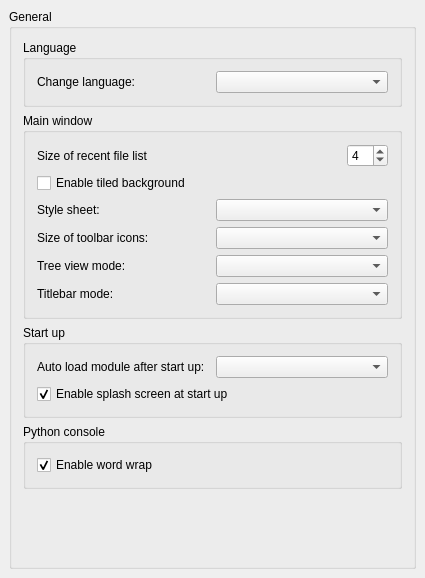
<?xml version="1.0" encoding="UTF-8"?>
<ui version="4.0">
 <class>Gui::Dialog::DlgGeneral</class>
 <widget class="QWidget" name="Gui::Dialog::DlgGeneral">
  <property name="geometry">
   <rect>
    <x>0</x>
    <y>0</y>
    <width>425</width>
    <height>578</height>
   </rect>
  </property>
  <property name="windowTitle">
   <string>General</string>
  </property>
  <layout class="QGridLayout">
   <property name="leftMargin">
    <number>9</number>
   </property>
   <property name="topMargin">
    <number>9</number>
   </property>
   <property name="rightMargin">
    <number>9</number>
   </property>
   <property name="bottomMargin">
    <number>9</number>
   </property>
   <property name="spacing">
    <number>6</number>
   </property>
   <item row="0" column="0">
    <widget class="QGroupBox" name="GroupBox5">
     <property name="title">
      <string>General</string>
     </property>
     <layout class="QVBoxLayout" name="verticalLayout">
      <item>
       <widget class="QGroupBox" name="GroupBox7">
        <property name="title">
         <string>Language</string>
        </property>
        <layout class="QGridLayout">
         <property name="leftMargin">
          <number>11</number>
         </property>
         <property name="topMargin">
          <number>11</number>
         </property>
         <property name="rightMargin">
          <number>11</number>
         </property>
         <property name="bottomMargin">
          <number>11</number>
         </property>
         <property name="spacing">
          <number>6</number>
         </property>
         <item row="0" column="0">
          <layout class="QHBoxLayout">
           <property name="spacing">
            <number>6</number>
           </property>
           <property name="leftMargin">
            <number>0</number>
           </property>
           <property name="topMargin">
            <number>0</number>
           </property>
           <property name="rightMargin">
            <number>0</number>
           </property>
           <property name="bottomMargin">
            <number>0</number>
           </property>
           <item>
            <widget class="QLabel" name="TextLabel1_4">
             <property name="text">
              <string>Change language:</string>
             </property>
            </widget>
           </item>
           <item>
            <widget class="QComboBox" name="Languages">
             <property name="toolTip">
              <string>Language of the application's user interface</string>
             </property>
            </widget>
           </item>
          </layout>
         </item>
        </layout>
       </widget>
      </item>
      <item>
       <widget class="QGroupBox" name="GroupBox3">
        <property name="title">
         <string>Main window</string>
        </property>
        <layout class="QGridLayout" name="gridLayout">
         <item row="0" column="0">
          <layout class="QHBoxLayout">
           <property name="spacing">
            <number>6</number>
           </property>
           <property name="leftMargin">
            <number>0</number>
           </property>
           <property name="topMargin">
            <number>0</number>
           </property>
           <property name="rightMargin">
            <number>0</number>
           </property>
           <property name="bottomMargin">
            <number>0</number>
           </property>
           <item>
            <widget class="QLabel" name="recentFileListLabel">
             <property name="text">
              <string>Size of recent file list</string>
             </property>
            </widget>
           </item>
           <item>
            <spacer>
             <property name="orientation">
              <enum>Qt::Horizontal</enum>
             </property>
             <property name="sizeType">
              <enum>QSizePolicy::Expanding</enum>
             </property>
             <property name="sizeHint" stdset="0">
              <size>
               <width>20</width>
               <height>20</height>
              </size>
             </property>
            </spacer>
           </item>
           <item>
            <widget class="Gui::PrefSpinBox" name="RecentFiles">
             <property name="toolTip">
              <string>How many files should be listed in recent files list</string>
             </property>
             <property name="value">
              <number>4</number>
             </property>
             <property name="prefEntry" stdset="0">
              <cstring>RecentFiles</cstring>
             </property>
             <property name="prefPath" stdset="0">
              <cstring>RecentFiles</cstring>
             </property>
            </widget>
           </item>
          </layout>
         </item>
         <item row="1" column="0">
          <layout class="QHBoxLayout">
           <property name="spacing">
            <number>6</number>
           </property>
           <property name="leftMargin">
            <number>0</number>
           </property>
           <property name="topMargin">
            <number>0</number>
           </property>
           <property name="rightMargin">
            <number>0</number>
           </property>
           <property name="bottomMargin">
            <number>0</number>
           </property>
           <item>
            <widget class="QCheckBox" name="tiledBackground">
             <property name="toolTip">
              <string>Background of the main window will consist of tiles of a special image.
See the FreeCAD Wiki for details about the image.</string>
             </property>
             <property name="text">
              <string>Enable tiled background</string>
             </property>
            </widget>
           </item>
          </layout>
         </item>
         <item row="2" column="0">
          <layout class="QHBoxLayout">
           <property name="spacing">
            <number>6</number>
           </property>
           <property name="leftMargin">
            <number>0</number>
           </property>
           <property name="topMargin">
            <number>0</number>
           </property>
           <property name="rightMargin">
            <number>0</number>
           </property>
           <property name="bottomMargin">
            <number>0</number>
           </property>
           <item>
            <widget class="QLabel" name="styleSheetLabel">
             <property name="text">
              <string>Style sheet:</string>
             </property>
            </widget>
           </item>
           <item>
            <widget class="QComboBox" name="StyleSheets">
             <property name="toolTip">
              <string>Style sheet how user interface will look like</string>
             </property>
            </widget>
           </item>
          </layout>
         </item>
         <item row="3" column="0">
          <layout class="QHBoxLayout">
           <property name="spacing">
            <number>6</number>
           </property>
           <property name="leftMargin">
            <number>0</number>
           </property>
           <property name="topMargin">
            <number>0</number>
           </property>
           <property name="rightMargin">
            <number>0</number>
           </property>
           <property name="bottomMargin">
            <number>0</number>
           </property>
           <item>
            <widget class="QLabel" name="iconSizeLabel">
             <property name="text">
              <string>Size of toolbar icons:</string>
             </property>
            </widget>
           </item>
           <item>
            <widget class="QComboBox" name="toolbarIconSize">
             <property name="toolTip">
              <string>Choose your preference for toolbar icon size. You can adjust
this according to your screen size or personal taste</string>
             </property>
            </widget>
           </item>
          </layout>
         </item>
         <item row="4" column="0">
          <layout class="QHBoxLayout">
           <property name="spacing">
            <number>6</number>
           </property>
           <property name="leftMargin">
            <number>0</number>
           </property>
           <property name="topMargin">
            <number>0</number>
           </property>
           <property name="rightMargin">
            <number>0</number>
           </property>
           <property name="bottomMargin">
            <number>0</number>
           </property>
           <item>
            <widget class="QLabel" name="treeModeLabel">
             <property name="text">
              <string>Tree view mode:</string>
             </property>
            </widget>
           </item>
           <item>
            <widget class="QComboBox" name="treeMode">
             <property name="toolTip">
              <string>Customize how tree view is shown in the panel (restart required).

'ComboView': combine tree view and property view into one panel.
'TreeView and PropertyView': split tree view and property view into separate panel.
'Both': keep all three panels, and you can have two sets of tree view and property view.</string>
             </property>
            </widget>
           </item>
          </layout>
         </item>
         <item row="5" column="0">
          <layout class="QHBoxLayout" name="titlebarBox">
           <property name="spacing">
            <number>6</number>
           </property>
           <property name="leftMargin">
            <number>0</number>
           </property>
           <property name="topMargin">
            <number>0</number>
           </property>
           <property name="rightMargin">
            <number>0</number>
           </property>
           <property name="bottomMargin">
            <number>0</number>
           </property>
           <item>
            <widget class="QLabel" name="titlebarModeLabel">
             <property name="text">
              <string>Titlebar mode:</string>
             </property>
            </widget>
           </item>
           <item>
            <widget class="QComboBox" name="titlebarMode">
             <property name="toolTip">
              <string>Select titlebar mode between native and custom</string>
             </property>
            </widget>
           </item>
          </layout>
         </item>
        </layout>
       </widget>
      </item>
      <item>
       <widget class="QGroupBox" name="GroupBox10">
        <property name="title">
         <string>Start up</string>
        </property>
        <layout class="QGridLayout">
         <property name="leftMargin">
          <number>11</number>
         </property>
         <property name="topMargin">
          <number>11</number>
         </property>
         <property name="rightMargin">
          <number>11</number>
         </property>
         <property name="bottomMargin">
          <number>11</number>
         </property>
         <property name="spacing">
          <number>6</number>
         </property>
         <item row="2" column="0">
          <widget class="Gui::PrefCheckBox" name="SplashScreen">
           <property name="toolTip">
            <string>A Splash screen is a small loading window that is shown
when FreeCAD is launching. If this option is checked, FreeCAD will
display the splash screen</string>
           </property>
           <property name="text">
            <string>Enable splash screen at start up</string>
           </property>
           <property name="checked">
            <bool>true</bool>
           </property>
           <property name="prefEntry" stdset="0">
            <cstring>ShowSplasher</cstring>
           </property>
           <property name="prefPath" stdset="0">
            <cstring>General</cstring>
           </property>
          </widget>
         </item>
         <item row="0" column="0">
          <layout class="QGridLayout">
           <property name="leftMargin">
            <number>0</number>
           </property>
           <property name="topMargin">
            <number>0</number>
           </property>
           <property name="rightMargin">
            <number>0</number>
           </property>
           <property name="bottomMargin">
            <number>0</number>
           </property>
           <property name="spacing">
            <number>6</number>
           </property>
           <item row="0" column="0">
            <widget class="QLabel" name="autoModuleLabel">
             <property name="text">
              <string>Auto load module after start up:</string>
             </property>
            </widget>
           </item>
           <item row="0" column="1">
            <widget class="QComboBox" name="AutoloadModuleCombo">
             <property name="toolTip">
              <string>Choose which workbench will be activated and shown
after FreeCAD launches</string>
             </property>
            </widget>
           </item>
          </layout>
         </item>
        </layout>
       </widget>
      </item>
      <item>
       <widget class="QGroupBox" name="GroupBox11">
        <property name="title">
         <string>Python console</string>
        </property>
        <layout class="QGridLayout" name="_4">
         <property name="leftMargin">
          <number>11</number>
         </property>
         <property name="topMargin">
          <number>11</number>
         </property>
         <property name="rightMargin">
          <number>11</number>
         </property>
         <property name="bottomMargin">
          <number>11</number>
         </property>
         <property name="spacing">
          <number>6</number>
         </property>
         <item row="0" column="0">
          <widget class="Gui::PrefCheckBox" name="PythonWordWrap">
           <property name="toolTip">
            <string>Words will be wrapped when they exceed available
horizontal space in Python console</string>
           </property>
           <property name="text">
            <string>Enable word wrap</string>
           </property>
           <property name="checked">
            <bool>true</bool>
           </property>
           <property name="prefEntry" stdset="0">
            <cstring>PythonWordWrap</cstring>
           </property>
           <property name="prefPath" stdset="0">
            <cstring>General</cstring>
           </property>
          </widget>
         </item>
        </layout>
       </widget>
      </item>
      <item>
       <spacer>
        <property name="orientation">
         <enum>Qt::Vertical</enum>
        </property>
        <property name="sizeHint" stdset="0">
         <size>
          <width>352</width>
          <height>221</height>
         </size>
        </property>
       </spacer>
      </item>
     </layout>
    </widget>
   </item>
  </layout>
 </widget>
 <layoutdefault spacing="6" margin="11"/>
 <customwidgets>
  <customwidget>
   <class>Gui::PrefCheckBox</class>
   <extends>QCheckBox</extends>
   <header>Gui/PrefWidgets.h</header>
  </customwidget>
  <customwidget>
   <class>Gui::PrefSpinBox</class>
   <extends>QSpinBox</extends>
   <header>Gui/PrefWidgets.h</header>
  </customwidget>
 </customwidgets>
 <tabstops>
  <tabstop>Languages</tabstop>
  <tabstop>RecentFiles</tabstop>
  <tabstop>SplashScreen</tabstop>
  <tabstop>PythonWordWrap</tabstop>
 </tabstops>
 <resources/>
 <connections/>
</ui>
